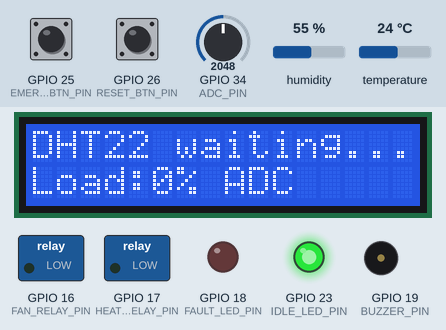
Simulated run of this sketch. Board: ESP32. Shown: 16×2 character LCD, switched loads named in the sketch (green lamp = pin HIGH), output pins drawn as LEDs (lit = HIGH), buzzer (waves = sounding). The test bench sets the inputs (shaded band); at power-on: temperature 24 °C, GPIO 25 (EMERGENCY_BTN_PIN) HIGH, GPIO 26 (RESET_BTN_PIN) HIGH, GPIO 34 (ADC_PIN) = 2048, humidity 55 % (analog values on the 0–4095 scale). What the sketch prints to the serial monitor is not drawn.

Above: at 3.8 s.
3.9 s: temperature set to 18.4 °C
At 12.1 s:
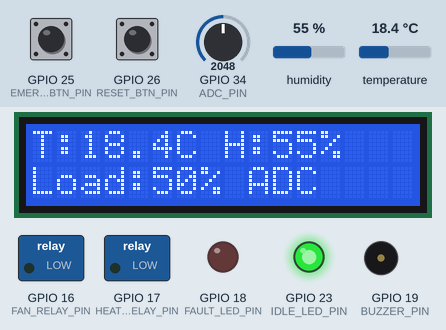
14.2 s: temperature set to 17.6 °C
At 21.3 s:
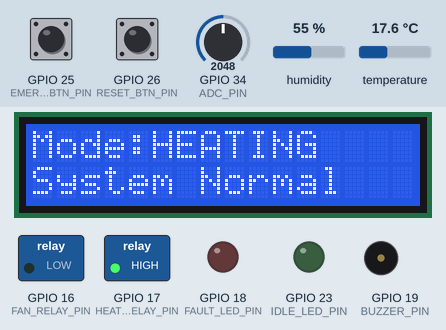
24.5 s: GPIO 25 (EMERGENCY_BTN_PIN) pulled LOW for 3 s
At 25.4 s:
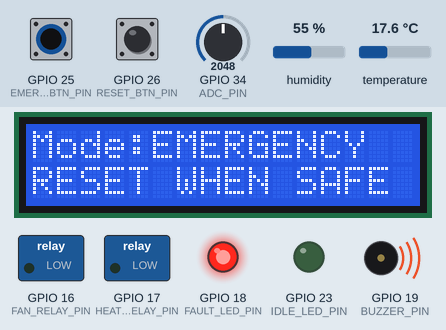
32.6 s: GPIO 26 (RESET_BTN_PIN) pulled LOW for 3 s
At 34.5 s:
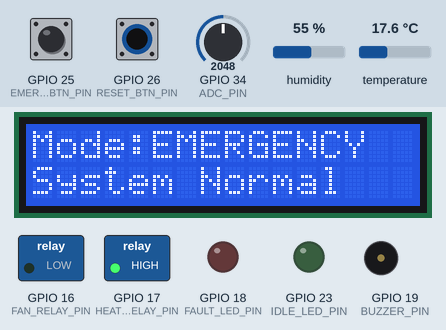
38.2 s: temperature set to 28 °C
At 46.5 s:
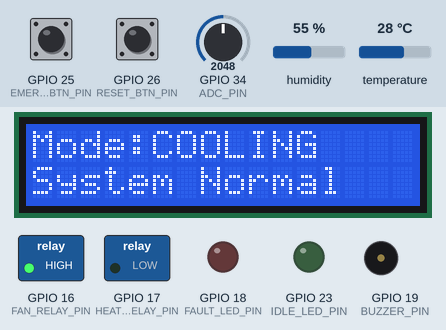
48.5 s: GPIO 34 (ADC_PIN) set to 2866
At 55.9 s:
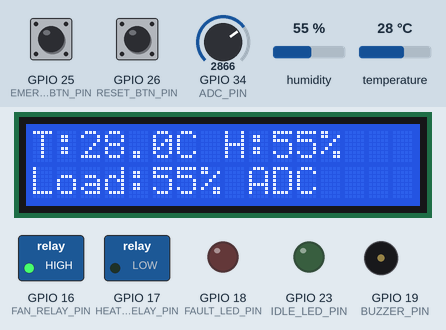
Timing chart, 0 to 57.4 s (numbered marks = the images above; inputs shaded):
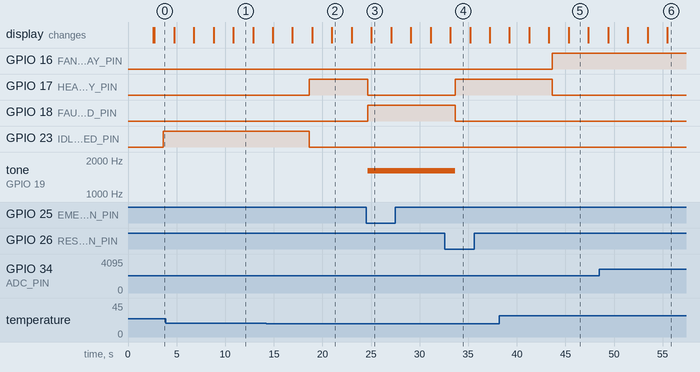

The sketch:

sketch.ino
```cpp
#include <Arduino.h>
#include <Wire.h>
#include <LiquidCrystal_I2C.h>
#include <DHT.h>
#include <string.h>

#include "hvac_types.h"
#include "hvac_logic.h"

#define DHT_PIN             4
#define ADC_PIN             34
#define EMERGENCY_BTN_PIN   25
#define RESET_BTN_PIN       26

#define FAN_RELAY_PIN       16
#define HEATER_RELAY_PIN    17
#define IDLE_LED_PIN        23
#define FAULT_LED_PIN       18
#define BUZZER_PIN          19

/*
  Simulated 2-channel relay board:
  CH1 = Fan / cooling / ventilation
  CH2 = Heater

  The orange and blue LEDs are now connected directly to the same ESP32
  GPIO outputs that drive the relay inputs. This prevents NO/NC relay
  contact inversion from making the LEDs appear backwards.

  Required visible LED behaviour:
  Heating = orange LED only
  Cooling = blue LED only
  Idle = green LED only
  Emergency / overheat / fault = red LED only
*/
#define OUTPUT_ON           HIGH
#define OUTPUT_OFF          LOW

#define LCD_SDA_PIN         21
#define LCD_SCL_PIN         22

#define DHT_TYPE DHT22

#define SENSOR_TASK_PRIORITY       3
#define CONTROL_TASK_PRIORITY      4
#define SAFETY_TASK_PRIORITY       5
#define DIAGNOSTICS_TASK_PRIORITY  1
#define DISPLAY_TASK_PRIORITY      2

DHT dht_sensor(DHT_PIN, DHT_TYPE);
LiquidCrystal_I2C lcd(0x27, HVAC_LCD_COLS, HVAC_LCD_ROWS);

static SystemState g_system_state;
static SemaphoreHandle_t g_state_mutex = NULL;
static SemaphoreHandle_t g_serial_mutex = NULL;

volatile bool g_emergency_isr_flag = false;
volatile bool g_reset_isr_flag = false;
volatile uint32_t g_emergency_isr_time_ms = 0;
volatile uint32_t g_reset_isr_time_ms = 0;

static void serial_print_line(const char *message)
{
  if (g_serial_mutex != NULL && xSemaphoreTake(g_serial_mutex, pdMS_TO_TICKS(100)) == pdTRUE)
  {
    Serial.println(message);
    xSemaphoreGive(g_serial_mutex);
  }
}

static void serial_print_header_once(void)
{
  serial_print_line("\n====================================================");
  serial_print_line("Industrial IoT Smart HVAC Controller - ESP32 Wokwi");
  serial_print_line("FreeRTOS + mutex + ISR buttons + ADC + DHT22 + LCD");
  serial_print_line("Simulated 2-channel relay: CH1 cooling/fan, CH2 heater");
  serial_print_line("Status LEDs are direct GPIO outputs to prevent relay contact inversion.");
  serial_print_line("LED rule: heating orange only, cooling blue only, idle green only, fault red only.");
  serial_print_line("Reset-required safety: lower temperature below 40C then press RESET.");
  serial_print_line("====================================================\n");
}

static void system_state_init(SystemState *state)
{
  if (state == NULL) return;

  memset(state, 0, sizeof(SystemState));

  state->temperature_c = 0.0f;
  state->humidity_percent = 0.0f;

  state->raw_adc = 0;
  state->adc_voltage = 0.0f;
  state->calibrated_adc_percent = 0.0f;
  state->filtered_adc_percent = 0.0f;
  state->adc_filter_ready = false;

  state->sensor_valid = false;
  state->sensor_stale = true;

  state->hvac_mode = HVAC_MODE_BOOT;
  state->fault_state = FAULT_NONE;
  state->emergency_active = false;

  state->heater_output = false;
  state->fan_output = false;
  state->idle_led_output = false;
  state->fault_led_output = false;
  state->buzzer_output = false;

  snprintf(
    state->last_safety_message,
    sizeof(state->last_safety_message),
    "Booting and waiting for first sensor read"
  );
}

static void update_outputs_from_decision(const HvacDecision *decision)
{
  if (decision == NULL) return;

  /*
    CH1 / GPIO16 / RX2 = fan relay input and blue cooling LED
    CH2 / GPIO17 / TX2 = heater relay input and orange heater LED

    Because LEDs are now direct GPIO status outputs:
    fan_on true = blue LED on
    heater_on true = orange LED on
  */
  digitalWrite(FAN_RELAY_PIN, decision->fan_on ? OUTPUT_ON : OUTPUT_OFF);
  digitalWrite(HEATER_RELAY_PIN, decision->heater_on ? OUTPUT_ON : OUTPUT_OFF);

  digitalWrite(IDLE_LED_PIN, decision->idle_led_on ? OUTPUT_ON : OUTPUT_OFF);
  digitalWrite(FAULT_LED_PIN, decision->fault_led_on ? OUTPUT_ON : OUTPUT_OFF);

  if (decision->buzzer_on)
  {
    tone(BUZZER_PIN, 1600);
  }
  else
  {
    noTone(BUZZER_PIN);
  }
}

void IRAM_ATTR emergency_button_isr()
{
  g_emergency_isr_flag = true;
  g_emergency_isr_time_ms = xTaskGetTickCountFromISR() * portTICK_PERIOD_MS;
}

void IRAM_ATTR reset_button_isr()
{
  g_reset_isr_flag = true;
  g_reset_isr_time_ms = xTaskGetTickCountFromISR() * portTICK_PERIOD_MS;
}

void sensor_task(void *parameter)
{
  SystemState *state = (SystemState *)parameter;

  for (;;)
  {
    float temperature_c = dht_sensor.readTemperature();
    float humidity_percent = dht_sensor.readHumidity();

    uint16_t raw_adc = (uint16_t)analogRead(ADC_PIN);

    float adc_voltage = hvac_adc_to_voltage(raw_adc);
    float calibrated_adc = hvac_calibrate_adc_to_percent(raw_adc);

    bool values_ok = hvac_sensor_values_plausible(
      temperature_c,
      humidity_percent,
      raw_adc
    );

    if (xSemaphoreTake(g_state_mutex, pdMS_TO_TICKS(200)) == pdTRUE)
    {
      if (values_ok)
      {
        state->temperature_c = temperature_c;
        state->humidity_percent = humidity_percent;
      }

      state->raw_adc = raw_adc;
      state->adc_voltage = adc_voltage;
      state->calibrated_adc_percent = calibrated_adc;

      if (!state->adc_filter_ready)
      {
        state->filtered_adc_percent = calibrated_adc;
        state->adc_filter_ready = true;
      }
      else
      {
        state->filtered_adc_percent = hvac_exponential_filter(
          state->filtered_adc_percent,
          calibrated_adc,
          HVAC_ADC_FILTER_ALPHA
        );
      }

      state->sensor_valid = values_ok;
      state->sensor_stale = false;
      state->last_sensor_update_ms = millis();
      state->heartbeat_sensor_ms = millis();

      state->sensor_updates++;
      state->mutex_update_counter++;

      if (!values_ok)
      {
        snprintf(
          state->last_safety_message,
          sizeof(state->last_safety_message),
          "DHT22 invalid reading detected"
        );
      }

      xSemaphoreGive(g_state_mutex);

      if (values_ok)
      {
        serial_print_line("[sensor_task] Valid DHT22 and ADC values updated using mutex protection.");
      }
      else
      {
        serial_print_line("[sensor_task] Invalid DHT22 reading detected. ADC still updated using mutex protection.");
      }
    }

    vTaskDelay(pdMS_TO_TICKS(5000));
  }
}

void control_task(void *parameter)
{
  SystemState *state = (SystemState *)parameter;
  HvacMode previous_mode = HVAC_MODE_BOOT;

  for (;;)
  {
    SystemState snapshot;
    bool snapshot_ok = false;

    if (xSemaphoreTake(g_state_mutex, pdMS_TO_TICKS(200)) == pdTRUE)
    {
      snapshot = *state;
      xSemaphoreGive(g_state_mutex);
      snapshot_ok = true;
    }

    if (snapshot_ok)
    {
      HvacDecision decision = hvac_make_decision(&snapshot);

      update_outputs_from_decision(&decision);

      if (xSemaphoreTake(g_state_mutex, pdMS_TO_TICKS(200)) == pdTRUE)
      {
        state->hvac_mode = decision.mode;
        state->heater_output = decision.heater_on;
        state->fan_output = decision.fan_on;
        state->idle_led_output = decision.idle_led_on;
        state->fault_led_output = decision.fault_led_on;
        state->buzzer_output = decision.buzzer_on;

        state->heartbeat_control_ms = millis();
        state->control_updates++;
        state->mutex_update_counter++;

        xSemaphoreGive(g_state_mutex);
      }

      if (decision.mode != previous_mode)
      {
        char msg[150];

        snprintf(
          msg,
          sizeof(msg),
          "[control_task] Mode changed to %s. GPIO LEDs and relay inputs updated.",
          hvac_mode_to_text(decision.mode)
        );

        serial_print_line(msg);
        previous_mode = decision.mode;
      }
    }

    vTaskDelay(pdMS_TO_TICKS(1000));
  }
}

void safety_task(void *parameter)
{
  SystemState *state = (SystemState *)parameter;
  uint32_t last_accepted_emergency_ms = 0;
  uint32_t last_accepted_reset_ms = 0;

  for (;;)
  {
    bool emergency_event = false;
    bool reset_event = false;
    uint32_t emergency_event_time = 0;
    uint32_t reset_event_time = 0;

    noInterrupts();

    if (g_emergency_isr_flag)
    {
      emergency_event = true;
      emergency_event_time = g_emergency_isr_time_ms;
      g_emergency_isr_flag = false;
    }

    if (g_reset_isr_flag)
    {
      reset_event = true;
      reset_event_time = g_reset_isr_time_ms;
      g_reset_isr_flag = false;
    }

    interrupts();

    if (xSemaphoreTake(g_state_mutex, pdMS_TO_TICKS(200)) == pdTRUE)
    {
      uint32_t now = millis();

      if (emergency_event)
      {
        if ((emergency_event_time - last_accepted_emergency_ms) >= HVAC_BUTTON_DEBOUNCE_MS)
        {
          state->emergency_active = true;
          state->fault_state = FAULT_EMERGENCY_STOP;
          state->emergency_button_events++;
          state->last_emergency_press_ms = emergency_event_time;
          last_accepted_emergency_ms = emergency_event_time;

          snprintf(
            state->last_safety_message,
            sizeof(state->last_safety_message),
            "Emergency stop latched: press RESET after values are safe"
          );
        }
        else
        {
          state->ignored_button_events++;

          snprintf(
            state->last_safety_message,
            sizeof(state->last_safety_message),
            "Emergency button bounce/flood ignored"
          );
        }
      }

      if (reset_event)
      {
        if ((reset_event_time - last_accepted_reset_ms) >= HVAC_BUTTON_DEBOUNCE_MS)
        {
          state->reset_button_events++;
          state->last_reset_press_ms = reset_event_time;
          last_accepted_reset_ms = reset_event_time;

          if (hvac_values_safe_for_reset(state))
          {
            state->emergency_active = false;
            state->fault_state = FAULT_NONE;

            snprintf(
              state->last_safety_message,
              sizeof(state->last_safety_message),
              "Manual reset accepted: fault cleared and normal logic resumed"
            );
          }
          else
          {
            snprintf(
              state->last_safety_message,
              sizeof(state->last_safety_message),
              "Manual reset rejected: lower temperature below 40C and ensure sensor is valid"
            );
          }
        }
        else
        {
          state->ignored_button_events++;

          snprintf(
            state->last_safety_message,
            sizeof(state->last_safety_message),
            "Reset button bounce/flood ignored"
          );
        }
      }

      if (state->sensor_updates > 0 &&
          (now - state->last_sensor_update_ms) > HVAC_SENSOR_STALE_MS)
      {
        state->sensor_stale = true;

        if (state->fault_state == FAULT_NONE)
        {
          state->fault_state = FAULT_SENSOR_STALE;

          snprintf(
            state->last_safety_message,
            sizeof(state->last_safety_message),
            "Fault: sensor data stale"
          );
        }
      }

      if (!state->sensor_valid && state->sensor_updates > 0)
      {
        if (state->fault_state == FAULT_NONE)
        {
          state->fault_state = FAULT_SENSOR_INVALID;

          snprintf(
            state->last_safety_message,
            sizeof(state->last_safety_message),
            "Fault: invalid sensor values detected"
          );
        }
      }

      if (state->sensor_valid && state->temperature_c >= HVAC_TEMP_DANGER_C)
      {
        state->fault_state = FAULT_OVERHEAT;

        snprintf(
          state->last_safety_message,
          sizeof(state->last_safety_message),
          "Fault: overheat latched, outputs forced OFF, press RESET when safe"
        );
      }

      if (state->sensor_valid &&
          state->filtered_adc_percent > 98.0f &&
          state->temperature_c < HVAC_TEMP_HEAT_ON_C)
      {
        if (state->fault_state == FAULT_NONE)
        {
          state->fault_state = FAULT_ADC_ANOMALY;

          snprintf(
            state->last_safety_message,
            sizeof(state->last_safety_message),
            "Fault: ADC load anomaly compared with temperature"
          );
        }
      }

      if (now > 12000UL)
      {
        bool stale_sensor_task = (now - state->heartbeat_sensor_ms) > HVAC_TASK_STALE_MS;
        bool stale_control_task = (now - state->heartbeat_control_ms) > HVAC_TASK_STALE_MS;
        bool stale_display_task = (now - state->heartbeat_display_ms) > (HVAC_TASK_STALE_MS + 4000UL);
        bool stale_diagnostics_task = (now - state->heartbeat_diagnostics_ms) > (HVAC_TASK_STALE_MS + 4000UL);

        if (stale_sensor_task ||
            stale_control_task ||
            stale_display_task ||
            stale_diagnostics_task)
        {
          if (state->fault_state == FAULT_NONE)
          {
            state->fault_state = FAULT_TASK_HEARTBEAT;

            snprintf(
              state->last_safety_message,
              sizeof(state->last_safety_message),
              "Fault: task heartbeat stale"
            );
          }
        }
      }

      if (state->fault_state == FAULT_NONE &&
          !state->emergency_active &&
          state->sensor_valid &&
          !state->sensor_stale)
      {
        snprintf(
          state->last_safety_message,
          sizeof(state->last_safety_message),
          "System normal: sensors valid, no active safety fault"
        );
      }

      state->heartbeat_safety_ms = now;
      state->safety_updates++;
      state->mutex_update_counter++;

      xSemaphoreGive(g_state_mutex);
    }

    vTaskDelay(pdMS_TO_TICKS(200));
  }
}

void diagnostics_task(void *parameter)
{
  SystemState *state = (SystemState *)parameter;

  for (;;)
  {
    SystemState snapshot;
    bool snapshot_ok = false;

    if (xSemaphoreTake(g_state_mutex, pdMS_TO_TICKS(200)) == pdTRUE)
    {
      state->heartbeat_diagnostics_ms = millis();
      state->diagnostics_updates++;
      state->mutex_update_counter++;

      snapshot = *state;

      xSemaphoreGive(g_state_mutex);
      snapshot_ok = true;
    }

    if (snapshot_ok &&
        g_serial_mutex != NULL &&
        xSemaphoreTake(g_serial_mutex, pdMS_TO_TICKS(200)) == pdTRUE)
    {
      uint32_t now = millis();

      Serial.println("\n---------------- HVAC DIAGNOSTICS ----------------");

      Serial.printf(
        "Temperature: %.1f C | Humidity: %.1f %%\n",
        snapshot.temperature_c,
        snapshot.humidity_percent
      );

      Serial.printf(
        "ADC raw: %u / 4095 | ADC voltage: %.2f V\n",
        snapshot.raw_adc,
        snapshot.adc_voltage
      );

      Serial.printf(
        "ADC calibrated load: %.1f %% | ADC filtered load: %.1f %%\n",
        snapshot.calibrated_adc_percent,
        snapshot.filtered_adc_percent
      );

      Serial.printf(
        "Analogue vs digital comparison: load %.1f %% compared with DHT22 temp %.1f C\n",
        snapshot.filtered_adc_percent,
        snapshot.temperature_c
      );

      Serial.printf(
        "HVAC mode: %s | Fault: %s | Emergency: %s\n",
        hvac_mode_to_text(snapshot.hvac_mode),
        fault_state_to_text(snapshot.fault_state),
        snapshot.emergency_active ? "YES" : "NO"
      );

      Serial.printf(
        "Outputs -> fan/blue:%s heater/orange:%s idle/green:%s fault/red:%s buzzer:%s\n",
        snapshot.fan_output ? "ON" : "OFF",
        snapshot.heater_output ? "ON" : "OFF",
        snapshot.idle_led_output ? "ON" : "OFF",
        snapshot.fault_led_output ? "ON" : "OFF",
        snapshot.buzzer_output ? "ON" : "OFF"
      );

      Serial.printf(
        "Button events -> emergency:%lu reset:%lu ignored/flood:%lu\n",
        (unsigned long)snapshot.emergency_button_events,
        (unsigned long)snapshot.reset_button_events,
        (unsigned long)snapshot.ignored_button_events
      );

      Serial.printf(
        "Heartbeat ages ms -> sensor:%lu control:%lu safety:%lu display:%lu diagnostics:%lu\n",
        (unsigned long)(now - snapshot.heartbeat_sensor_ms),
        (unsigned long)(now - snapshot.heartbeat_control_ms),
        (unsigned long)(now - snapshot.heartbeat_safety_ms),
        (unsigned long)(now - snapshot.heartbeat_display_ms),
        (unsigned long)(now - snapshot.heartbeat_diagnostics_ms)
      );

      Serial.printf(
        "Task updates -> S:%lu C:%lu Safe:%lu D:%lu LCD:%lu\n",
        (unsigned long)snapshot.sensor_updates,
        (unsigned long)snapshot.control_updates,
        (unsigned long)snapshot.safety_updates,
        (unsigned long)snapshot.diagnostics_updates,
        (unsigned long)snapshot.display_updates
      );

      Serial.printf(
        "Mutex-protected shared updates: %lu\n",
        (unsigned long)snapshot.mutex_update_counter
      );

      Serial.printf("Safety decision: %s\n", snapshot.last_safety_message);
      Serial.println("--------------------------------------------------");

      xSemaphoreGive(g_serial_mutex);
    }

    vTaskDelay(pdMS_TO_TICKS(4000));
  }
}

void display_task(void *parameter)
{
  SystemState *state = (SystemState *)parameter;
  bool show_sensor_screen = true;

  for (;;)
  {
    SystemState snapshot;
    bool snapshot_ok = false;

    if (xSemaphoreTake(g_state_mutex, pdMS_TO_TICKS(200)) == pdTRUE)
    {
      state->heartbeat_display_ms = millis();
      state->display_updates++;
      state->mutex_update_counter++;

      snapshot = *state;

      xSemaphoreGive(g_state_mutex);
      snapshot_ok = true;
    }

    if (snapshot_ok)
    {
      lcd.clear();

      if (show_sensor_screen)
      {
        lcd.setCursor(0, 0);

        if (snapshot.sensor_valid)
        {
          lcd.print("T:");
          lcd.print(snapshot.temperature_c, 1);
          lcd.print("C H:");
          lcd.print(snapshot.humidity_percent, 0);
          lcd.print("%");
        }
        else
        {
          lcd.print("DHT22 waiting...");
        }

        lcd.setCursor(0, 1);
        lcd.print("Load:");
        lcd.print(snapshot.filtered_adc_percent, 0);
        lcd.print("% ADC");
      }
      else
      {
        lcd.setCursor(0, 0);
        lcd.print("Mode:");
        lcd.print(hvac_mode_to_text(snapshot.hvac_mode));

        lcd.setCursor(0, 1);

        if (snapshot.emergency_active)
        {
          lcd.print("RESET WHEN SAFE");
        }
        else if (snapshot.fault_state != FAULT_NONE)
        {
          lcd.print("FAULT RESET SAFE");
        }
        else
        {
          lcd.print("System Normal");
        }
      }

      show_sensor_screen = !show_sensor_screen;
    }

    vTaskDelay(pdMS_TO_TICKS(2000));
  }
}

void setup()
{
  Serial.begin(115200);
  delay(500);

  g_state_mutex = xSemaphoreCreateMutex();
  g_serial_mutex = xSemaphoreCreateMutex();

  system_state_init(&g_system_state);

  pinMode(FAN_RELAY_PIN, OUTPUT);
  pinMode(HEATER_RELAY_PIN, OUTPUT);
  pinMode(IDLE_LED_PIN, OUTPUT);
  pinMode(FAULT_LED_PIN, OUTPUT);
  pinMode(BUZZER_PIN, OUTPUT);

  pinMode(EMERGENCY_BTN_PIN, INPUT_PULLUP);
  pinMode(RESET_BTN_PIN, INPUT_PULLUP);
  pinMode(ADC_PIN, INPUT);

  digitalWrite(FAN_RELAY_PIN, OUTPUT_OFF);
  digitalWrite(HEATER_RELAY_PIN, OUTPUT_OFF);
  digitalWrite(IDLE_LED_PIN, OUTPUT_OFF);
  digitalWrite(FAULT_LED_PIN, OUTPUT_OFF);
  noTone(BUZZER_PIN);

  analogReadResolution(12);
  analogSetPinAttenuation(ADC_PIN, ADC_11db);

  dht_sensor.begin();
  delay(2000);

  Wire.begin(LCD_SDA_PIN, LCD_SCL_PIN);
  lcd.init();
  lcd.backlight();
  lcd.clear();
  lcd.setCursor(0, 0);
  lcd.print("Smart HVAC");
  lcd.setCursor(0, 1);
  lcd.print("Booting...");

  attachInterrupt(
    digitalPinToInterrupt(EMERGENCY_BTN_PIN),
    emergency_button_isr,
    FALLING
  );

  attachInterrupt(
    digitalPinToInterrupt(RESET_BTN_PIN),
    reset_button_isr,
    FALLING
  );

  serial_print_header_once();

  xTaskCreatePinnedToCore(sensor_task, "sensor_task", 4096, &g_system_state, SENSOR_TASK_PRIORITY, NULL, 1);
  xTaskCreatePinnedToCore(control_task, "control_task", 4096, &g_system_state, CONTROL_TASK_PRIORITY, NULL, 1);
  xTaskCreatePinnedToCore(safety_task, "safety_task", 4096, &g_system_state, SAFETY_TASK_PRIORITY, NULL, 1);
  xTaskCreatePinnedToCore(diagnostics_task, "diagnostics_task", 6144, &g_system_state, DIAGNOSTICS_TASK_PRIORITY, NULL, 1);
  xTaskCreatePinnedToCore(display_task, "display_task", 4096, &g_system_state, DISPLAY_TASK_PRIORITY, NULL, 1);

  serial_print_line("[setup] FreeRTOS tasks created. loop() left empty because tasks run the controller.");
}

void loop()
{
  vTaskDelay(pdMS_TO_TICKS(1000));
}
```

Source omitted: hvac_logic.cpp (5122 bytes), hvac_logic.h (575 bytes), hvac_types.h (2434 bytes)

Measured:
- the behaviour switches between 18.1 and 18 °C on temperature (found by bisection; images 1 and 2)
- after the input at 14.2 s, GPIO 17 (HEATER_RELAY_PIN): LOW → HIGH after 4.4 s; GPIO 23 (IDLE_LED_PIN): HIGH → LOW after 4.4 s; the display: first differs from a run without the input after 4.7 s (image 2 shows a later state)
- after the input at 24.5 s, GPIO 17 (HEATER_RELAY_PIN): HIGH → LOW after 0.14 s; GPIO 18 (FAULT_LED_PIN): LOW → HIGH after 0.14 s; tone on GPIO 19 (BUZZER_PIN): silent → 1600 Hz after 0.14 s; the display: changes after 0.54 s (image 3)
- after the input at 32.6 s, GPIO 17 (HEATER_RELAY_PIN): LOW → HIGH after 1.0 s; GPIO 18 (FAULT_LED_PIN): HIGH → LOW after 1.0 s; tone on GPIO 19 (BUZZER_PIN): 1600 Hz → silent after 1.0 s; the display: changes after 0.55 s (image 4)
- after the input at 38.2 s, GPIO 16 (FAN_RELAY_PIN): LOW → HIGH after 5.4 s; GPIO 17 (HEATER_RELAY_PIN): HIGH → LOW after 5.4 s; the display: first differs from a run without the input after 5.1 s (image 5 shows a later state)
- after the input at 48.5 s, the display: first differs from a run without the input after 7.0 s (image 6)
- what the display in image 1 shows lasts 2.1 s, from 10.8 s to 12.9 s
